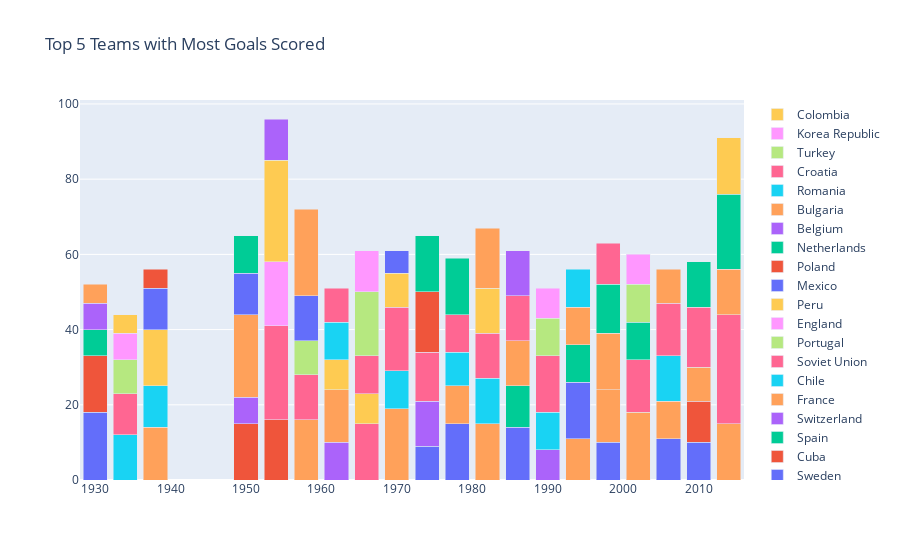

The code cell stored with this chart in its notebook:
### Code cell
data = []

# Looping over the top5 list (with removed duplicates)
for team in top5['Country'].drop_duplicates().values:
    year = top5[top5['Country'] == team]['Year']
    goal = top5[top5['Country'] == team]['Goals']

#     Appending the Bargraphs to the end of data list
    data.append(go.Bar(x = year, y = goal, name = team))
# Cerating a layout with stack as bargraph
layout = go.Layout(barmode = 'stack', title = 'Top 5 Teams with Most Goals Scored', showlegend = True)
# Creating the bargraph figure (diagram) with 'data' as data list and 'layout' as layout list
fig = go.Figure(data = data, layout = layout)
fig.show()

### Figure 1 — Plotly figure (JSON) as saved in the notebook; plotly's stock layout.template omitted (floating-point values rounded to 4 significant figures)
{"data": [{"name": "Argentina", "type": "bar", "x": [1930, 1974, 1978, 1986, 1998, 2006, 2010], "y": [18, 9, 15, 14, 10, 11, 10]}, {"name": "Uruguay", "type": "bar", "x": [1930, 1950, 1954, 2010], "y": [15, 15, 16, 11]}, {"name": "USA", "type": "bar", "x": [1930], "y": [7]}, {"name": "Yugoslavia", "type": "bar", "x": [1930, 1950, 1962, 1974, 1990], "y": [7, 7, 10, 12, 8]}, {"name": "Brazil", "type": "bar", "x": [1930, 1938, 1950, 1958, 1962, 1970, 1978, 1982, 1994, 1998, 2002, 2006, 2010, 2014], "y": [5, 14, 22, 16, 14, 19, 10, 15, 11, 14, 18, 10, 9, 15]}, {"name": "Italy", "type": "bar", "x": [1934, 1938, 1970, 1978, 1982, 1990, 2006], "y": [12, 11, 10, 9, 12, 10, 12]}, {"name": "Germany", "type": "bar", "x": [1934, 1954, 1958, 1966, 1970, 1974, 1978, 1982, 1990, 2002, 2006, 2010, 2014], "y": [11, 25, 12, 15, 17, 13, 10, 12, 15, 14, 14, 16, 29]}, {"name": "Czechoslovakia", "type": "bar", "x": [1934, 1958, 1990], "y": [9, 9, 10]}, {"name": "Austria", "type": "bar", "x": [1934, 1954], "y": [7, 17]}, {"name": "Hungary", "type": "bar", "x": [1934, 1938, 1954, 1962, 1966, 1982], "y": [5, 15, 27, 8, 8, 12]}, {"name": "Sweden", "type": "bar", "x": [1938, 1950, 1958, 1994], "y": [11, 11, 12, 15]}, {"name": "Cuba", "type": "bar", "x": [1938], "y": [5]}, {"name": "Spain", "type": "bar", "x": [1950, 1986, 1994, 2002], "y": [10, 11, 10, 10]}, {"name": "Switzerland", "type": "bar", "x": [1954], "y": [11]}, {"name": "France", "type": "bar", "x": [1958, 1982, 1986, 1998, 2006, 2014], "y": [23, 16, 12, 15, 9, 12]}, {"name": "Chile", "type": "bar", "x": [1962], "y": [10]}, {"name": "Soviet Union", "type": "bar", "x": [1962, 1966, 1986], "y": [9, 10, 12]}, {"name": "Portugal", "type": "bar", "x": [1966], "y": [17]}, {"name": "England", "type": "bar", "x": [1966, 1990], "y": [11, 8]}, {"name": "Peru", "type": "bar", "x": [1970], "y": [9]}, {"name": "Mexico", "type": "bar", "x": [1970], "y": [6]}, {"name": "Poland", "type": "bar", "x": [1974], "y": [16]}, {"name": "Netherlands", "type": "bar", "x": [1974, 1978, 1998, 2010, 2014], "y": [15, 15, 13, 12, 20]}, {"name": "Belgium", "type": "bar", "x": [1986], "y": [12]}, {"name": "Bulgaria", "type": "bar", "x": [1994], "y": [10]}, {"name": "Romania", "type": "bar", "x": [1994], "y": [10]}, {"name": "Croatia", "type": "bar", "x": [1998], "y": [11]}, {"name": "Turkey", "type": "bar", "x": [2002], "y": [10]}, {"name": "Korea Republic", "type": "bar", "x": [2002], "y": [8]}, {"name": "Colombia", "type": "bar", "x": [2014], "y": [15]}], "layout": {"barmode": "stack", "showlegend": true, "title": {"text": "Top 5 Teams with Most Goals Scored"}}}
